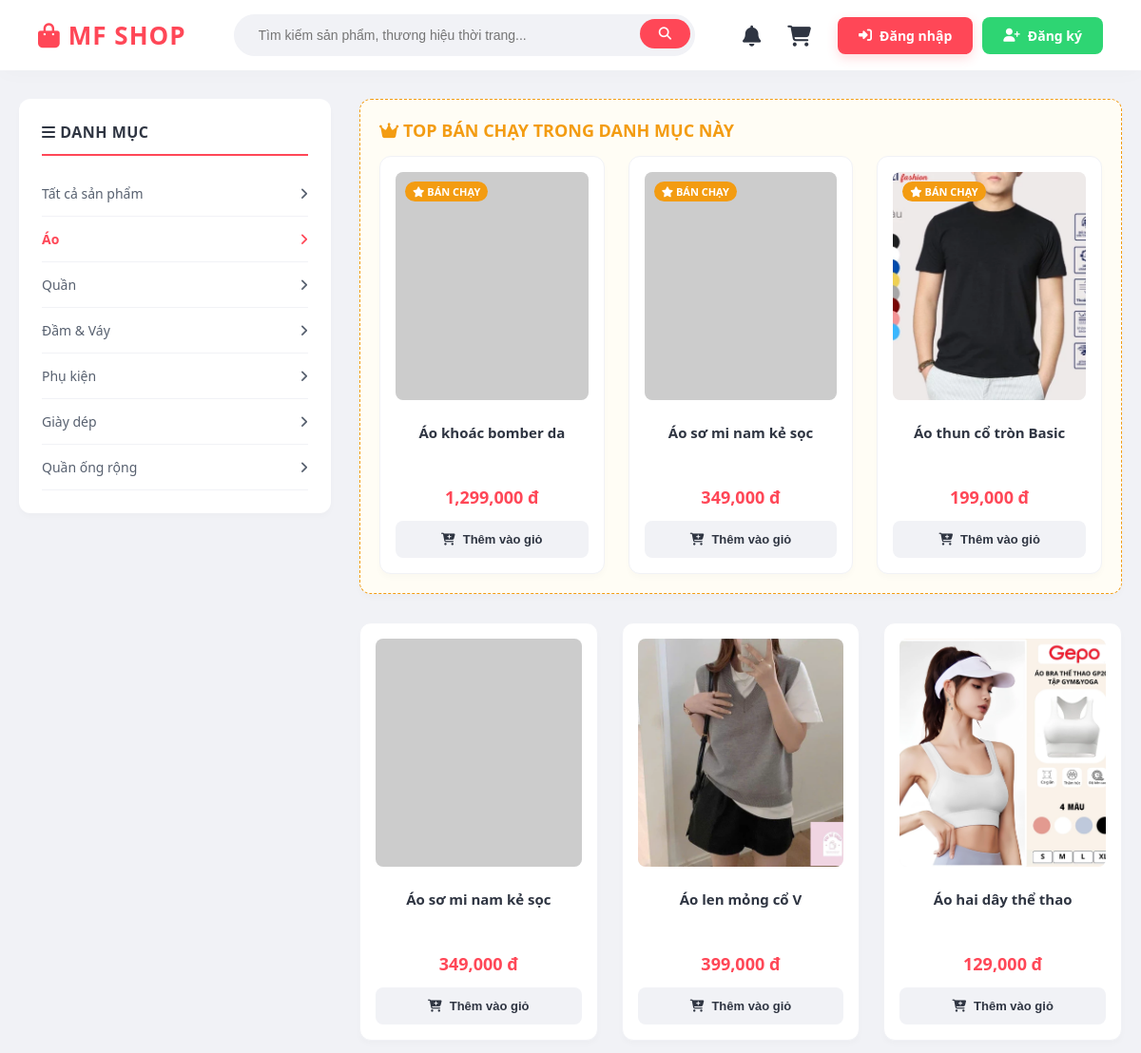
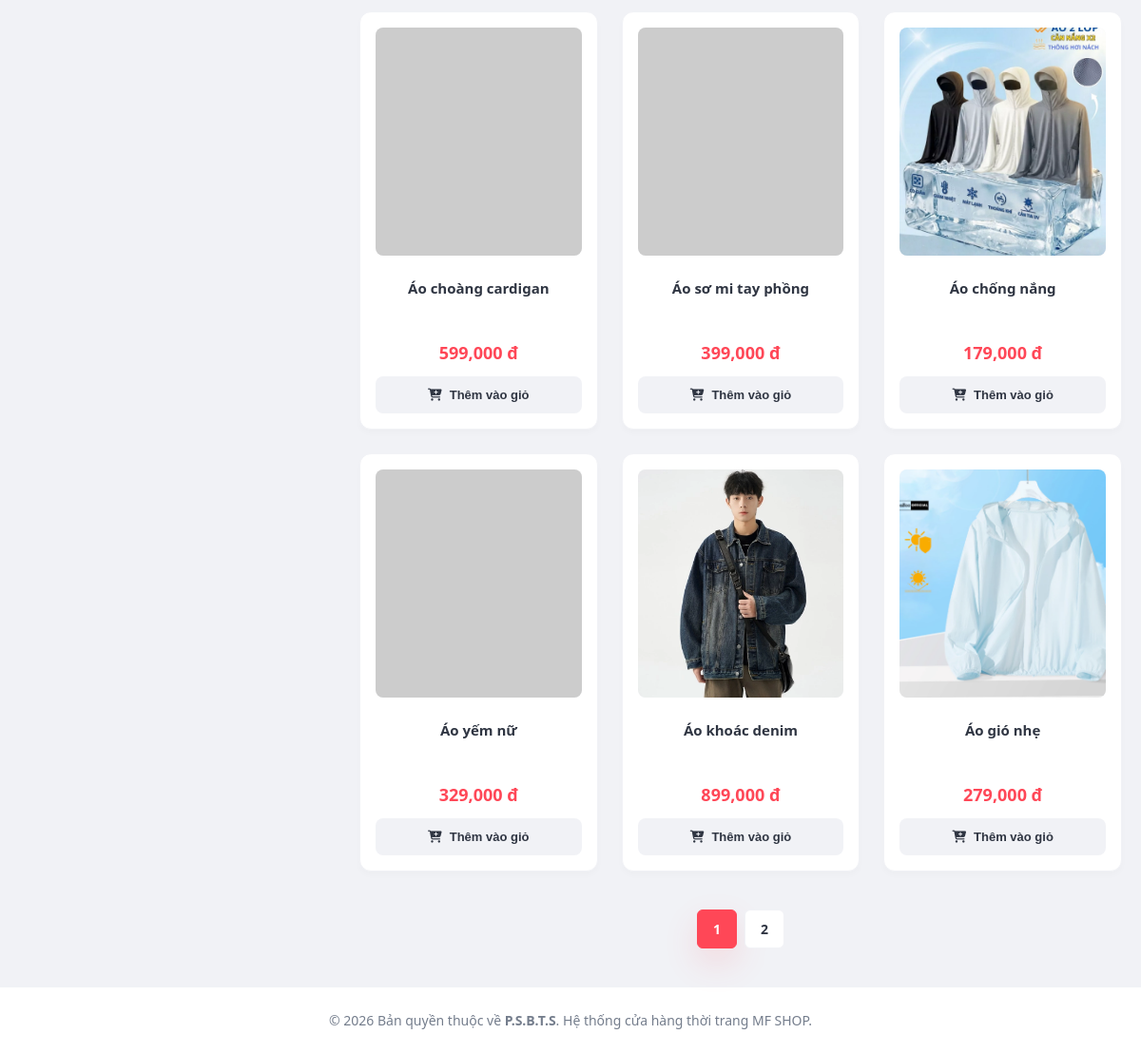
/index.php?cat_id=6, run on the app's committed database (2 pictures, top to bottom).
### tables this page shows
CREATE TABLE `categories` (
  `id` int(11) NOT NULL,
  `name` varchar(100) NOT NULL
);

CREATE TABLE `products` (
  `id` int(11) NOT NULL,
  `category_id` int(11) DEFAULT NULL,
  `name` varchar(255) NOT NULL,
  `price` decimal(10,2) NOT NULL,
  `image` varchar(255) DEFAULT NULL,
  `description` text DEFAULT NULL,
  `gender` tinyint(1) DEFAULT 0 COMMENT '0: Unisex, 1: Nam, 2: Nữ',
  `sale_price` int(11) DEFAULT 0,
  `campaign_id` int(11) DEFAULT NULL,
  `is_hidden` tinyint(1) NOT NULL DEFAULT 0
);

### index_logic.php (called while the page is built, shortened)
<?php
$limit = 9;
$page = isset($_GET['page']) ? max(1, (int)$_GET['page']) : 1;
$offset = ($page - 1) * $limit;
$cat_id = isset($_GET['cat_id']) ? (int)$_GET['cat_id'] : 0;
$search = isset($_GET['search']) ? trim($_GET['search']) : '';
$show_slider = ($cat_id == 0 && $search == '');
$where_clauses = ["is_hidden = 0"];
if ($cat_id > 0) $where_clauses[] = "category_id = $cat_id";
$where_clause = "WHERE " . implode(" AND ", $where_clauses);
$total_results_query = $conn->query("SELECT COUNT(*) AS total FROM products $where_clause");
$total_results = $total_results_query ? $total_results_query->fetch_assoc()['total'] : 0;
$total_pages = ceil($total_results / $limit);
$products = $conn->query("SELECT * FROM products $where_clause ORDER BY id DESC LIMIT $limit OFFSET $offset");
$categories = $conn->query("SELECT * FROM categories");
if ($show_slider) {
try {
$best_query = "SELECT p.id, p.name, p.price, p.sale_price, p.image, SUM(od.quantity) as total_sold FROM products p JOIN order_details od ON p.id = od.product_id WHERE p.is_hidden = 0 GROUP BY p.id, p.name, p.price, p.sale_price, p.image ORDER BY total_sold DESC LIMIT 10";
$best_sellers = $conn->query($best_query);
if (!$best_sellers || $best_sellers->num_rows == 0) {
$best_sellers = $conn->query("SELECT id, name, price, sale_price, image FROM products WHERE is_hidden = 0 ORDER BY id DESC LIMIT 10");
}
} catch (Exception $e) {
$best_sellers = $conn->query("SELECT id, name, price, sale_price, image FROM products WHERE is_hidden = 0 ORDER BY id DESC LIMIT 10");
}
} elseif ($cat_id > 0) {
$cat_best_query = "SELECT p.id, p.name, p.price, p.sale_price, p.image, SUM(od.quantity) as total_sold FROM products p JOIN order_details od ON p.id = od.product_id WHERE p.category_id = $cat_id AND p.is_hidden = 0 GROUP BY p.id ORDER BY total_sold DESC LIMIT 3";
$cat_best_sellers = $conn->query($cat_best_query);
}
?>

### index.php (the view, shortened to what this page needs)
<?php
require 'db_connect.php';
require 'index_logic.php';
?>
<!DOCTYPE html>
<html>
<head>
<link rel="stylesheet" href="https://cdnjs.cloudflare.com/ajax/libs/font-awesome/6.4.0/css/all.min.css">
<link rel="stylesheet" href="style.css?v=<?= time() ?>">
</head>
<body>
<div class="toolbar">
<div class="logo">
<a href="index.php" style="display: flex; align-items: center; gap: 8px; font-size: 26px; font-weight: 900; color: var(--primary-color); letter-spacing: 1px; text-decoration: none;">
<i class="fa fa-shopping-bag"></i> MF SHOP
</a>
</div>
<form action="index.php" method="GET" class="search-bar" style="position: relative;">
<input type="text" name="search" id="live_search_input" autocomplete="off" value="<?= htmlspecialchars($search) ?>" placeholder="Tìm kiếm sản phẩm, thương hiệu thời trang...">
<button type="submit"><i class="fa fa-search"></i></button>
</form>
<div class="action-group">
<a href="notifications.php" class="action-icon" title="Thông báo"><i class="fa fa-bell"></i><?php if($unread_noti > 0): ?><span class="badge"><?= $unread_noti ?></span><?php endif; ?></a>
<a href="cart.php" class="action-icon" title="Giỏ hàng"><i class="fa fa-shopping-cart"></i></a>
<?php if (isset($_SESSION['user_id'])): ?>
<div class="user-dropdown">
<img src="<?= $user_avatar ?>" class="avatar-btn" alt="User Avatar" onerror="this.src='https://via.placeholder.com/150';">
<div class="dropdown-content">
<?php if ($_SESSION['role'] == 0): ?><a href="admin.php"><i class="fa fa-tachometer-alt"></i> Quản trị hệ thống</a><?php endif; ?>
<a href="profile.php"><i class="fa fa-user-edit"></i> Tài khoản cá nhân</a>
<a href="orders.php"><i class="fa fa-clipboard-list"></i> Quản lý đơn hàng</a>
<a href="logout.php" style="color: var(--primary-color);"><i class="fa fa-sign-out-alt"></i> Đăng xuất</a>
</div>
</div>
<?php else: ?>
<div style="display: flex; gap: 10px;">
    <a href="login.php" class="btn btn-primary"><i class="fa fa-sign-in-alt"></i> Đăng nhập</a>
    <a href="register.php" class="btn btn-success"><i class="fa fa-user-plus"></i> Đăng ký</a>
</div>
<?php endif; ?>
</div>
</div>
<div class="main-container" style="min-height: 70vh;">
<div class="sidebar">
<h3><i class="fa fa-bars"></i> Danh Mục</h3>
<ul>
<li><a href="index.php" style="<?= ($cat_id==0 && $search=='') ? 'color:var(--primary-color); font-weight:bold;' : '' ?>">Tất cả sản phẩm <i class="fa fa-angle-right"></i></a></li>
<?php while($cat = $categories->fetch_assoc()): ?>
<li><a href="index.php?cat_id=<?= $cat['id'] ?><?= ($search !== '') ? '&search='.urlencode($search) : '' ?>" style="<?= ($cat_id==$cat['id']) ? 'color:var(--primary-color); font-weight:bold;' : '' ?>"><?= htmlspecialchars($cat['name']) ?> <i class="fa fa-angle-right"></i></a></li>
<?php endwhile; ?>
</ul>
</div>
<div class="content-area">
<?php
$variants_data = [];
$v_query = $conn->query("SELECT product_id, color, size, stock FROM product_variants");
while($v = $v_query->fetch_assoc()){ $variants_data[$v['product_id']][] = $v; }
?>
<?php if($cat_id > 0 && $cat_best_sellers && $cat_best_sellers->num_rows > 0): ?>
<div style="background: #fffdf5; border: 1px dashed #f39c12; padding: 20px; border-radius: var(--border-radius); margin-bottom: 30px; box-shadow: var(--shadow-sm);">
<h2 style="margin-top:0; font-size:18px; color: #f39c12; margin-bottom: 15px; text-transform: uppercase;">
<i class="fa fa-crown"></i> Top Bán Chạy Trong Danh Mục Này
</h2>
<div class="product-grid">
<?php while($c_pro = $cat_best_sellers->fetch_assoc()):
$c_pid = $c_pro['id']; $c_img = !empty($c_pro['image']) ? $c_pro['image'] : 'https://via.placeholder.com/230x220?text=No+Image';
$c_json = htmlspecialchars(json_encode(isset($variants_data[$c_pid]) ? $variants_data[$c_pid] : []), ENT_QUOTES, 'UTF-8');
$c_real = (isset($c_pro['sale_price']) && $c_pro['sale_price'] > 0) ? $c_pro['sale_price'] : $c_pro['price'];
?>
<div class="product-item grid-item-normal">
<div style="position: relative; min-height: 240px; background: #f8f9fa; border-radius: 8px; margin-bottom: 14px;">
    <span style="position:absolute; top:10px; left:10px; background:#f39c12; color:#fff; font-size:11px; padding:3px 8px; border-radius:20px; font-weight:bold; z-index:5;"><i class="fa fa-star"></i> BÁN CHẠY</span>
    <a href="product_detail.php?id=<?= $c_pid ?>">
        <img src="<?= $c_img ?>" alt="<?= htmlspecialchars($c_pro['name']) ?>" onerror="this.onerror=null; this.src='https://via.placeholder.com/230x220?text=No+Image';" style="margin-bottom:0;">
    </a>
</div>
<a href="product_detail.php?id=<?= $c_pid ?>"><h4><?= htmlspecialchars($c_pro['name']) ?></h4></a>
<div class="product-price" style="min-height: 45px; display: flex; flex-direction: column; align-items: center; justify-content: center; margin-bottom: 10px;">
<?php if(isset($c_pro['sale_price']) && $c_pro['sale_price'] > 0 && $c_pro['sale_price'] < $c_pro['price']): ?>
<span style="text-decoration: line-through; color: #aaa; font-size: 13px; font-weight: normal; display: block; margin-bottom: 2px;"><?= number_format($c_pro['price']) ?> đ</span><span style="color: var(--primary-color); font-weight: 800; font-size: 18px; display: block;"><?= number_format($c_pro['sale_price']) ?> đ</span>
<?php else: ?>
<span style="color: var(--primary-color); font-weight: 800; font-size: 18px; display: block; margin-top: 15px;"><?= number_format($c_pro['price']) ?> đ</span>
<?php endif; ?>
</div>
<button class="btn-buy" onclick="openQuickCart(<?= $c_pid ?>, '<?= htmlspecialchars(addslashes($c_pro['name'])) ?>', <?= $c_real ?>, '<?= $c_img ?>', '<?= $c_json ?>')"><i class="fa fa-cart-plus"></i> Thêm vào giỏ</button>
</div>
<?php endwhile; ?>
</div>
</div>
<?php endif; ?>
<div class="product-grid">
<?php if ($products && $products->num_rows > 0):
while($pro = $products->fetch_assoc()):
$pid = $pro['id']; $img = !empty($pro['image']) ? $pro['image'] : 'https://via.placeholder.com/230x220?text=MF+Shop';
$json_variants = htmlspecialchars(json_encode(isset($variants_data[$pid]) ? $variants_data[$pid] : []), ENT_QUOTES, 'UTF-8');
$real_price_grid = (isset($pro['sale_price']) && $pro['sale_price'] > 0) ? $pro['sale_price'] : $pro['price'];
?>
<div class="product-item grid-item-normal">
<div style="position: relative; min-height: 240px; background: #f8f9fa; border-radius: 8px; margin-bottom: 14px;">
    <a href="product_detail.php?id=<?= $pid ?>">
        <img src="<?= $img ?>" alt="<?= htmlspecialchars($pro['name']) ?>" onerror="this.onerror=null; this.src='https://via.placeholder.com/230x220?text=No+Image';" style="margin-bottom:0;">
    </a>
</div>
<a href="product_detail.php?id=<?= $pid ?>"><h4><?= htmlspecialchars($pro['name']) ?></h4></a>
<div class="product-price" style="min-height: 45px; display: flex; flex-direction: column; align-items: center; justify-content: center; margin-bottom: 10px;">
<?php if(isset($pro['sale_price']) && $pro['sale_price'] > 0 && $pro['sale_price'] < $pro['price']): ?>
<span style="text-decoration: line-through; color: #aaa; font-size: 13px; font-weight: normal; display: block; margin-bottom: 2px;"><?= number_format($pro['price']) ?> đ</span><span style="color: var(--primary-color); font-weight: 800; font-size: 18px; display: block;"><?= number_format($pro['sale_price']) ?> đ</span>
<?php else: ?>
<span style="color: var(--primary-color); font-weight: 800; font-size: 18px; display: block; margin-top: 15px;"><?= number_format($pro['price']) ?> đ</span>
<?php endif; ?>
</div>
<button class="btn-buy" onclick="openQuickCart(<?= $pid ?>, '<?= htmlspecialchars(addslashes($pro['name'])) ?>', <?= $real_price_grid ?>, '<?= $img ?>', '<?= $json_variants ?>')"><i class="fa fa-cart-plus"></i> Thêm vào giỏ</button>
</div>
<?php endwhile; else: ?>
<p style='color: var(--text-muted); font-style:italic; padding: 20px; text-align:center; width: 100%; grid-column: 1 / -1;'>Không tìm thấy sản phẩm nào phù hợp.</p>
<?php endif; ?>
</div>
<?php if ($total_pages > 1): ?>
<div class="pagination">
<?php for($i = 1; $i <= $total_pages; $i++): ?>
<a href="index.php?page=<?= $i ?><?= ($cat_id > 0) ? '&cat_id='.$cat_id : '' ?><?= ($search !== '') ? '&search='.urlencode($search) : '' ?>" class="<?= ($i == $page) ? 'active' : '' ?>"><?= $i ?></a>
<?php endfor; ?>
</div>
<?php endif; ?>
</div>
</div>
<footer style="background: #ffffff; padding: 25px 20px; text-align: center; border-top: 1px solid var(--border-color); margin-top: 40px; color: var(--text-muted); font-size: 14px; font-weight: 500;">
&copy; <?= date("Y") ?> Bản quyền thuộc về <b>P.S.B.T.S</b>. Hệ thống cửa hàng thời trang MF SHOP.
</footer>
</body>
</html>

### index.php (style rules this page uses)
.grid-item-normal { flex: none !important; width: auto !important; max-width: 100% !important; }

### data on the page
categories: name "Áo"
categories: name "Quần"
categories: name "Đầm & Váy"
categories: name "Phụ kiện"
categories: name "Giày dép"
categories: name "Quần ống rộng"
products: name "Áo khoác bomber da", price "1,299,000"
products: name "Áo sơ mi nam kẻ sọc", price "349,000"
products: image (picture), name "Áo thun cổ tròn Basic", price "199,000"
products: image (picture), name "Áo len mỏng cổ V", price "399,000"
products: image (picture), name "Áo hai dây thể thao", price "129,000"
products: name "Áo choàng cardigan", price "599,000"
products: name "Áo sơ mi tay phồng", price "399,000"
products: image (picture), name "Áo chống nắng", price "179,000"
products: name "Áo yếm nữ", price "329,000"
products: image (picture), name "Áo khoác denim", price "899,000"
products: image (picture), name "Áo gió nhẹ", price "279,000"
